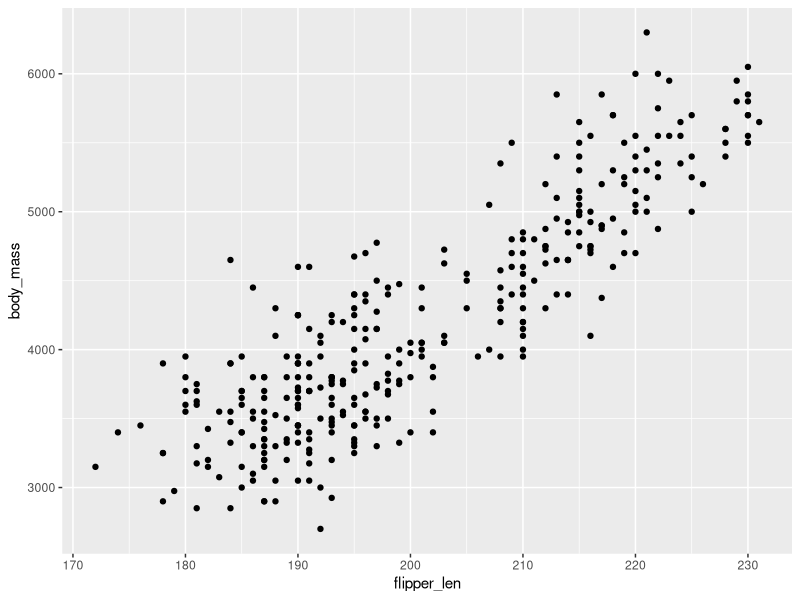

R code for this plot:
## ---- chunk 1
x = 5
class(x)
## ---- chunk 2
is.numeric(x)
## ---- chunk 3
x = as.character(x)
x
## ---- chunk 4
is.numeric(x)
## ---- chunk 5
class(x)
## ---- chunk 6
a = 5
b = 11
## ---- chunk 7
a == b
## ---- chunk 8
a < b
## ---- chunk 9
a > b
## ---- chunk 10
a <= b
## ---- chunk 11
a >= b
## ---- chunk 12
a != b
## ---- chunk 13
x = 3.2
floor(x)
## ---- chunk 14
ceiling(x)
## ---- chunk 15
sqrt(x)
## ---- chunk 16
3^2
## ---- chunk 17
a = b = 11
a
b
## ---- chunk 18
b
## ---- chunk 19
rm(b)
## ---- chunk 20
myvector = c('apple', 'banana', 'orange', 'pineapple')
myvector
## ---- chunk 21
z = c(1:10)
z
## ---- chunk 22
10:2
## ---- chunk 23
w = 2*z
y = c("a","b","c","d","e","f","g","h","i","j")
## ---- chunk 24
summary(penguins)
## ---- chunk 25
library(tidyverse)
ggplot(penguins, aes(x = flipper_len, y = body_mass)) +
  geom_point()
